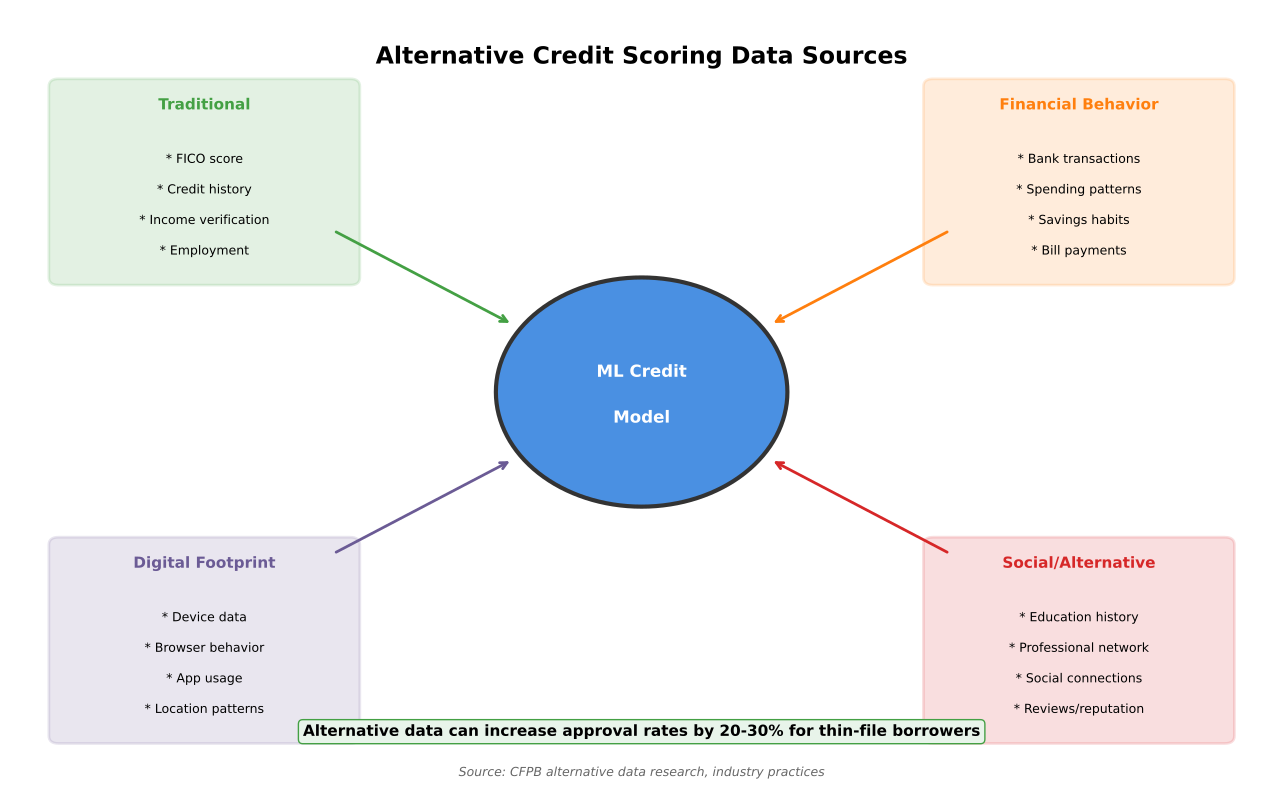

Python code for this plot:
"""
Alternative Credit Scoring Inputs
Shows non-traditional data sources used in P2P credit scoring

Output: alternative_scoring_inputs.pdf
Module: module_01_fintech
Lesson: 7 - P2P Lending
"""

from pathlib import Path
import matplotlib.pyplot as plt
import matplotlib.patches as mpatches
import numpy as np

CHART_METADATA = {
    'title': 'Alternative Credit Scoring Inputs',
    'module': 'module_01_fintech',
    'lesson': 7,
    'url': 'https://github.com/Digital-AI-Finance/digital-finance/tree/main/module_01_fintech/figures/alternative_scoring_inputs'
}

plt.rcParams.update({
    'font.size': 12,
    'axes.labelsize': 12,
})

def create_chart():
    """Create alternative scoring inputs diagram"""
    fig, ax = plt.subplots(figsize=(13, 8))
    ax.set_xlim(0, 13)
    ax.set_ylim(0, 10)
    ax.axis('off')

    # Title
    ax.text(6.5, 9.3, 'Alternative Credit Scoring Data Sources', fontsize=17, fontweight='bold', ha='center')

    # Center: ML Model
    model_circle = mpatches.Circle((6.5, 5), 1.5, facecolor='#4A90E2',
                                    edgecolor='#333333', lw=3)
    ax.add_patch(model_circle)
    ax.text(6.5, 5.2, 'ML Credit', ha='center', fontsize=12, fontweight='bold', color='white')
    ax.text(6.5, 4.6, 'Model', ha='center', fontsize=12, fontweight='bold', color='white')

    # Data categories around the model
    categories = [
        {'name': 'Traditional', 'x': 2, 'y': 8, 'color': '#44A044',
         'items': ['FICO score', 'Credit history', 'Income verification', 'Employment']},
        {'name': 'Financial Behavior', 'x': 11, 'y': 8, 'color': '#FF7F0E',
         'items': ['Bank transactions', 'Spending patterns', 'Savings habits', 'Bill payments']},
        {'name': 'Digital Footprint', 'x': 2, 'y': 2, 'color': '#6B5B95',
         'items': ['Device data', 'Browser behavior', 'App usage', 'Location patterns']},
        {'name': 'Social/Alternative', 'x': 11, 'y': 2, 'color': '#D62728',
         'items': ['Education history', 'Professional network', 'Social connections', 'Reviews/reputation']},
    ]

    for cat in categories:
        # Category box
        box = mpatches.FancyBboxPatch((cat['x']-1.5, cat['y']-1.5), 3, 2.5,
                                       boxstyle='round,pad=0.1',
                                       facecolor=cat['color'], alpha=0.15,
                                       edgecolor=cat['color'], lw=2)
        ax.add_patch(box)
        ax.text(cat['x'], cat['y']+0.7, cat['name'], ha='center',
               fontsize=11, fontweight='bold', color=cat['color'])

        for i, item in enumerate(cat['items']):
            ax.text(cat['x'], cat['y']-i*0.4, f'* {item}', ha='center', fontsize=9)

        # Arrow to center
        dx = 6.5 - cat['x']
        dy = 5 - cat['y']
        length = np.sqrt(dx**2 + dy**2)
        ax.annotate('', xy=(6.5 - dx/length*1.6, 5 - dy/length*1.6),
                   xytext=(cat['x'] + dx/length*1.6, cat['y'] + dy/length*1.6),
                   arrowprops=dict(arrowstyle='->', color=cat['color'], lw=2))

    # Impact note
    impact = "Alternative data can increase approval rates by 20-30% for thin-file borrowers"
    ax.text(6.5, 0.5, impact, ha='center', fontsize=11, fontweight='bold',
           bbox=dict(boxstyle='round', facecolor='#E8F4EA', edgecolor='#44A044'))

    # Source
    fig.text(0.5, 0.02, 'Source: CFPB alternative data research, industry practices',
            fontsize=9, ha='center', style='italic', color='#666666')

    plt.tight_layout()

    output_path = Path(__file__).parent / 'alternative_scoring_inputs.pdf'
    plt.savefig(output_path, format='pdf', dpi=300, bbox_inches='tight')
    plt.close()
    print(f"Chart saved to: {output_path}")
    return output_path

if __name__ == '__main__':
    create_chart()
